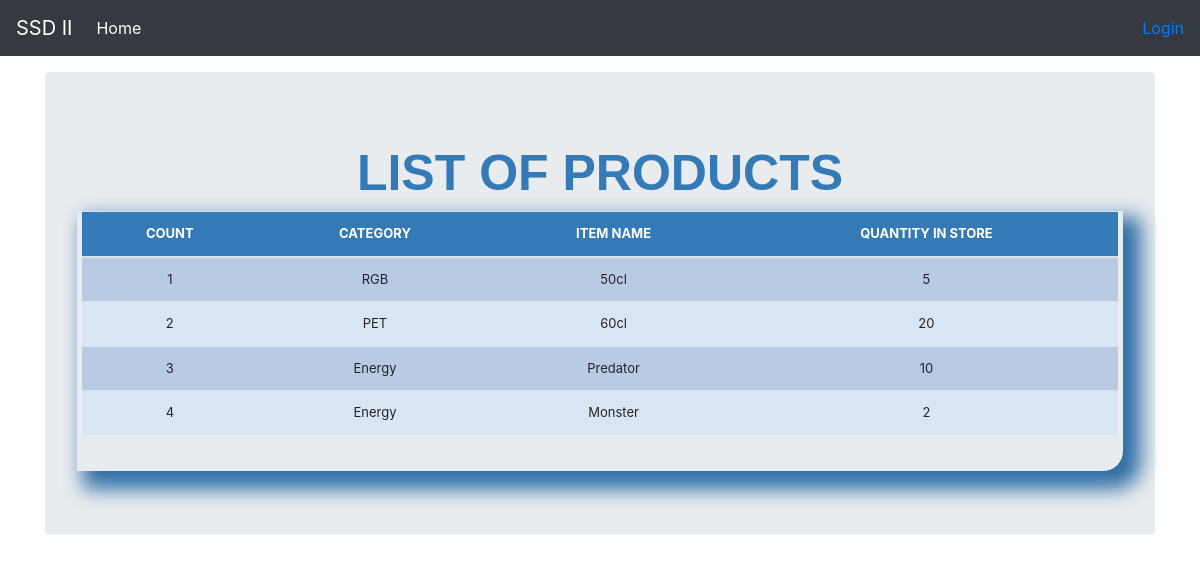
/list_items/, run on an earlier commit of the app's database.
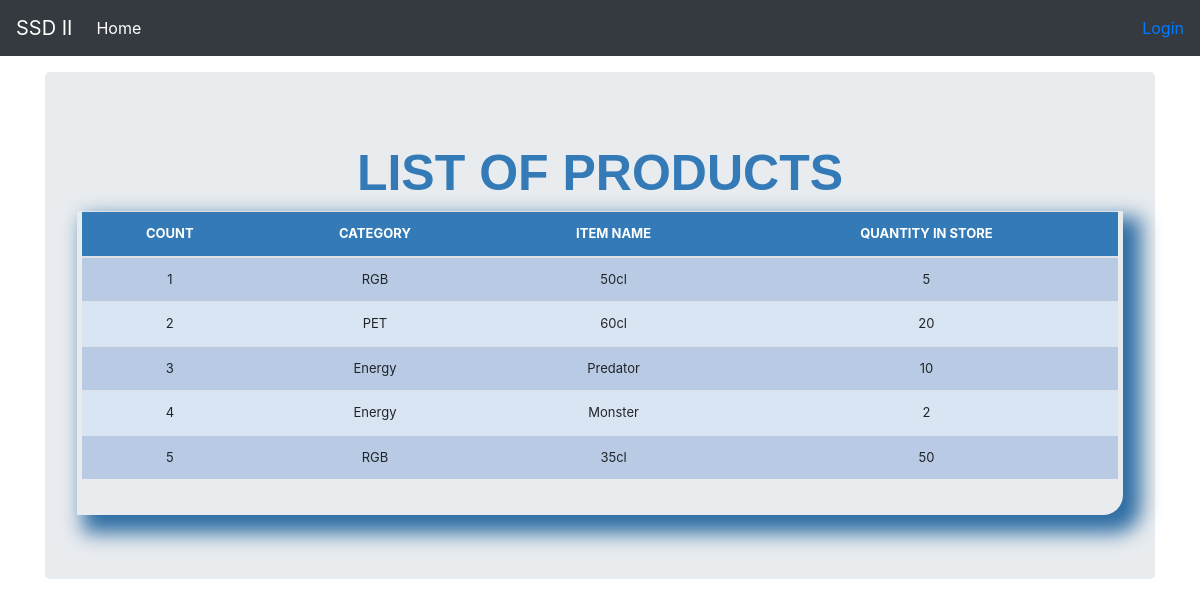
And on a later commit of the database.
### stockmgmt/models.py (models this page shows, shortened)
class Stock(models.Model):
    category = models.CharField(max_length=64, blank=False, null=True)
    item_name = models.CharField(max_length=64, blank=False, null=True)
    quantity = models.IntegerField(default='0', blank=False, null=True)
    receive_quantity = models.IntegerField(default='0', blank=True, null=True)
    receive_by = models.CharField(max_length=64, blank=True, null=True)
    issue_quantity = models.IntegerField(default='0', blank=True, null=True)
    issue_by = models.CharField(max_length=64, blank=True, null=True)
    issue_to = models.CharField(max_length=64, blank=True, null=True)
    phone_number = models.CharField(max_length=64, blank=True, null=True)
    created_by = models.CharField(max_length=64, blank=True, null=True)
    reorder_level = models.IntegerField(default='0', blank=True, null=True)
    last_updated = models.DateTimeField(auto_now_add=False, auto_now=True)
    timestamp = models.DateTimeField(auto_now_add=True, auto_now=False)
    export_to_CSV = models.BooleanField(default=False)

### stockmgmt/views.py (the view)
# urls.py: path('list_items/', views.list_items, name='list_items'),
def list_items(request):
    header = "LIST OF PRODUCTS"
    queryset = Stock.objects.all()
    context = {
        "header": header,
        "queryset": queryset
    }
    return render(request, "stockmgmt/list_items.html", context)

### stockmgmt/templates/stockmgmt/list_items.html (shortened to what this page needs)
<!DOCTYPE html>
<html>
    <head>
    </head>
    <body>
    </body>
</html>
{% load static %}
{% load crispy_forms_tags %}
<!doctype html>
<html lang="en">
  <head>
<link href="{% static 'stockmgmt/css/styles.css' %}" rel="stylesheet">
<link href="{% static 'stockmgmt/css/bootstrap.min.css' %}" rel="stylesheet">
<link href="{% static 'stockmgmt/css/navbar-top-fixed.css' %}" rel="stylesheet">
    <link href="navbar-top-fixed.css" rel="stylesheet">
  </head>
  <body>
    {% include 'stockmgmt/navbar.html' %}
    <main role="main" class="container">
      <div class="jumbotron">
        <div class="header">{{header}}</div>
        <div class="display_table">
            <table class="table">
                <thead>
                    <tr>
                      <th>COUNT</th>
                      <th>CATEGORY</th>
                      <th>ITEM NAME</th>
                      <th>QUANTITY IN STORE</th>
                    </tr>
                </thead>
                {% for instance in queryset %}
                <tr>
                    <td>{{forloop.counter}}</td>
                    <td>{{instance.category}}</td>
                    <td>{{instance.item_name}}</td>
                    <td>{{instance.quantity}}</td>
                  </tr>
                  {% endfor %}
            </table>
        </div>
      </div>
    </main>
   </body>
</html>

### stockmgmt/templates/stockmgmt/navbar.html (shortened to what this page needs)
<nav class="navbar navbar-expand-md navbar-dark fixed-top bg-dark">
    <a class="navbar-brand" href="/">SSD II</a>
    <div class="collapse navbar-collapse" id="navbarCollapse">
      <ul class="navbar-nav mr-auto">
        <li class="nav-item active">
          <a class="nav-link" href="/">Home <span class="sr-only">(current)</span></a>
        </li>
      </ul>
      <ul class="navbar-nav">
        {% if request.user.is_authenticated %}
        <li><a href="/accounts/logout"><button class="btn btn-danger">{{ user }} | Logout</button></a><li>
        {% else %}
        <li><a href="/accounts/login">Login</a></li>
        {% endif %}
      </ul>
    </div>
  </nav>

### stockmgmt/static/stockmgmt/CSS/styles.css (style rules this page uses)
table { font-size: 13px; text-align: center; width: 95%; margin: auto; }
.table tr:nth-child(odd) { background: #B8CAE4; }
.table tr:nth-child(even) { background: #DAE5F4; }
th { background-color: #337ab7; color: white; }
.display_table { border-bottom-right-radius: 20px; padding-left: 5px; padding-right: 5px; padding-bottom: 20px; box-shadow: 12px 12px 20px 6px #2e6da4; }
.header { font-family: Helvetica; color: #337ab7; font-size: 50px; text-align: center; width: 100%; text-shadow: 6px, 6px, 6px, #c9c6c6; display: block; font-weight: bolder; }

### stockmgmt/static/stockmgmt/CSS/navbar-top-fixed.css (style rules this page uses)
body { min-height: 75rem; padding-top: 4.5rem; }

What changed in the data, as far as the page shows it:
added Stock: category "RGB", item_name "35cl", quantity "50"
